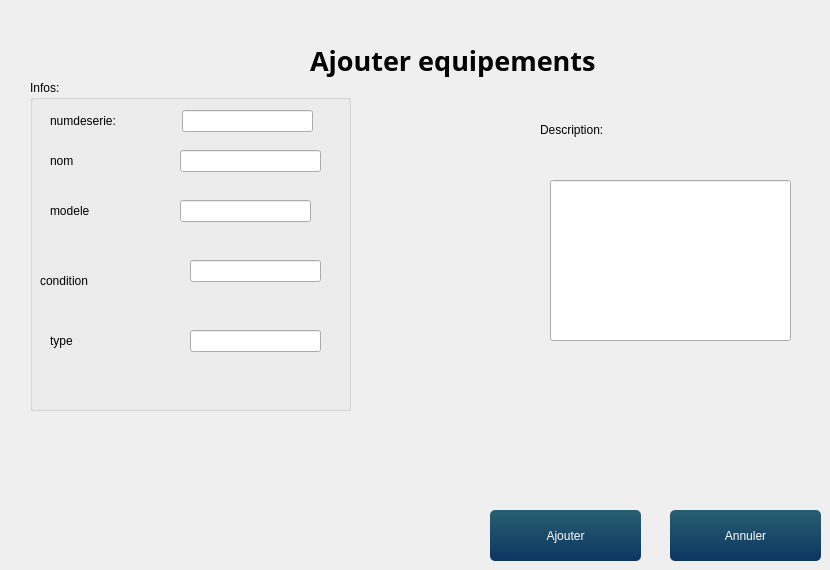
   <widget class="QWidget" name="page_5">
    <widget class="QPushButton" name="Annulereqp">
     <property name="geometry">
      <rect>
       <x>670</x>
       <y>510</y>
       <width>151</width>
       <height>51</height>
      </rect>
     </property>
     <property name="styleSheet">
      <string notr="true">QPushButton{
	background-color: qlineargradient(spread:pad, x1:1, y1:0, x2:1, y2:1, stop:0 rgba(42, 95, 113, 255),stop:1 rgba(12, 53, 97, 255));
	color: #fff;
	border: 0px;
	border-radius: 5px;
	padding: 5px;
}

QPushButton::hover
{
	background-color: qlineargradient(spread:pad, x1:1, y1:0, x2:1, y2:1, stop:0 rgba(167, 214, 50, 255),stop:1 rgba(98, 169, 67, 255));
	color: #fff;

}
QPushButton::pressed
{
	background-color: qlineargradient(spread:pad, x1:1, y1:0, x2:1, y2:1, stop:0 rgba(147, 194, 30, 255),stop:1 rgba(78, 149, 47, 255));
	color: #fff;
	border: 0px;
	border-radius: 5px;
	padding: 5px;

}</string>
     </property>
     <property name="text">
      <string>Annuler</string>
     </property>
    </widget>
    <widget class="QLabel" name="label_10">
     <property name="geometry">
      <rect>
       <x>310</x>
       <y>40</y>
       <width>301</width>
       <height>41</height>
      </rect>
     </property>
     <property name="font">
      <font>
       <family>Script MT Bold</family>
       <pointsize>20</pointsize>
       <weight>75</weight>
       <bold>true</bold>
      </font>
     </property>
     <property name="text">
      <string>Ajouter equipements</string>
     </property>
    </widget>
    <widget class="QPushButton" name="Addeqp">
     <property name="geometry">
      <rect>
       <x>490</x>
       <y>510</y>
       <width>151</width>
       <height>51</height>
      </rect>
     </property>
     <property name="styleSheet">
      <string notr="true">QPushButton{
	background-color: qlineargradient(spread:pad, x1:1, y1:0, x2:1, y2:1, stop:0 rgba(42, 95, 113, 255),stop:1 rgba(12, 53, 97, 255));
	color: #fff;
	border: 0px;
	border-radius: 5px;
	padding: 5px;
}

QPushButton::hover
{
	background-color: qlineargradient(spread:pad, x1:1, y1:0, x2:1, y2:1, stop:0 rgba(167, 214, 50, 255),stop:1 rgba(98, 169, 67, 255));
	color: #fff;

}
QPushButton::pressed
{
	background-color: qlineargradient(spread:pad, x1:1, y1:0, x2:1, y2:1, stop:0 rgba(147, 194, 30, 255),stop:1 rgba(78, 149, 47, 255));
	color: #fff;
	border: 0px;
	border-radius: 5px;
	padding: 5px;

}</string>
     </property>
     <property name="text">
      <string>Ajouter</string>
     </property>
    </widget>
    <widget class="QLabel" name="label_15">
     <property name="geometry">
      <rect>
       <x>50</x>
       <y>110</y>
       <width>111</width>
       <height>21</height>
      </rect>
     </property>
     <property name="text">
      <string>numdeserie:</string>
     </property>
    </widget>
    <widget class="QLabel" name="label_22">
     <property name="geometry">
      <rect>
       <x>540</x>
       <y>120</y>
       <width>71</width>
       <height>20</height>
      </rect>
     </property>
     <property name="text">
      <string>Description:</string>
     </property>
    </widget>
    <widget class="QLineEdit" name="descequipement">
     <property name="geometry">
      <rect>
       <x>550</x>
       <y>180</y>
       <width>241</width>
       <height>161</height>
      </rect>
     </property>
     <property name="frame">
      <bool>true</bool>
     </property>
     <property name="clearButtonEnabled">
      <bool>false</bool>
     </property>
    </widget>
    <widget class="QGroupBox" name="groupBox">
     <property name="geometry">
      <rect>
       <x>30</x>
       <y>80</y>
       <width>321</width>
       <height>331</height>
      </rect>
     </property>
     <property name="title">
      <string>Infos:</string>
     </property>
     <widget class="QLabel" name="label_13">
      <property name="geometry">
       <rect>
        <x>20</x>
        <y>120</y>
        <width>111</width>
        <height>21</height>
       </rect>
      </property>
      <property name="text">
       <string>modele</string>
      </property>
     </widget>
     <widget class="QLabel" name="label_16">
      <property name="geometry">
       <rect>
        <x>20</x>
        <y>70</y>
        <width>111</width>
        <height>21</height>
       </rect>
      </property>
      <property name="text">
       <string>nom</string>
      </property>
     </widget>
     <widget class="QLabel" name="label_17">
      <property name="geometry">
       <rect>
        <x>10</x>
        <y>190</y>
        <width>111</width>
        <height>21</height>
       </rect>
      </property>
      <property name="text">
       <string>condition</string>
      </property>
     </widget>
     <widget class="QLabel" name="label_12">
      <property name="geometry">
       <rect>
        <x>20</x>
        <y>250</y>
        <width>111</width>
        <height>21</height>
       </rect>
      </property>
      <property name="text">
       <string>type</string>
      </property>
     </widget>
     <widget class="QLineEdit" name="nomeqp">
      <property name="geometry">
       <rect>
        <x>150</x>
        <y>70</y>
        <width>141</width>
        <height>22</height>
       </rect>
      </property>
     </widget>
     <widget class="QLineEdit" name="condition">
      <property name="geometry">
       <rect>
        <x>160</x>
        <y>180</y>
        <width>131</width>
        <height>22</height>
       </rect>
      </property>
     </widget>
     <widget class="QLineEdit" name="numdeserie">
      <property name="geometry">
       <rect>
        <x>152</x>
        <y>30</y>
        <width>131</width>
        <height>22</height>
       </rect>
      </property>
     </widget>
     <widget class="QLineEdit" name="type">
      <property name="geometry">
       <rect>
        <x>160</x>
        <y>250</y>
        <width>131</width>
        <height>22</height>
       </rect>
      </property>
     </widget>
     <widget class="QLineEdit" name="MODELE">
      <property name="geometry">
       <rect>
        <x>150</x>
        <y>120</y>
        <width>131</width>
        <height>22</height>
       </rect>
      </property>
     </widget>
    </widget>
    <zorder>groupBox</zorder>
    <zorder>Annulereqp</zorder>
    <zorder>label_10</zorder>
    <zorder>Addeqp</zorder>
    <zorder>label_15</zorder>
    <zorder>label_22</zorder>
    <zorder>descequipement</zorder>
   </widget>
